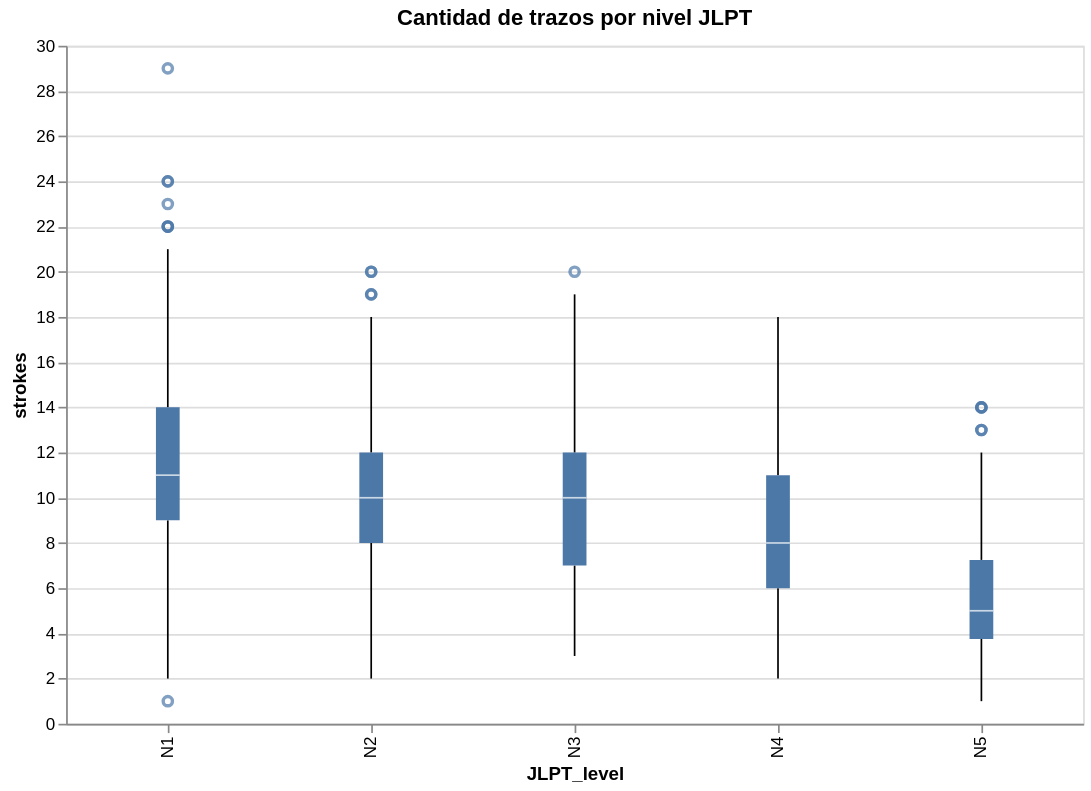

Notebook cell for this chart:
### Markdown cell above
---
## 7. Visualización 3 — Altair

**Pregunta:** *¿Los niveles más avanzados contienen kanjis más complejos?*

### Code cell
# Visualización 3 — Altair


# Tu código aquí

chart = alt.Chart(df).mark_boxplot().encode(
    x="JLPT_level:N",
    y="strokes:Q",
    tooltip=["JLPT_level","strokes"]
).properties(
    width=600,
    height=400,
    title="Cantidad de trazos por nivel JLPT"
)

chart

### Figure 1 — Vega-Lite specification as saved in the notebook (floating-point values rounded to 4 significant figures; data arrays with more than 128 entries replaced by an {"elided": "..."} marker saying what was removed)
{"config": {"view": {"continuousWidth": 300, "continuousHeight": 300}}, "data": {"name": "data-971e693e8115e64e29488cfece417a35"}, "mark": {"type": "boxplot"}, "encoding": {"tooltip": [{"field": "JLPT_level", "type": "nominal"}, {"field": "strokes", "type": "quantitative"}], "x": {"field": "JLPT_level", "type": "nominal"}, "y": {"field": "strokes", "type": "quantitative"}}, "height": 400, "title": "Cantidad de trazos por nivel JLPT", "width": 600, "$schema": "https://vega.github.io/schema/vega-lite/v5.20.1.json", "datasets": {"data-971e693e8115e64e29488cfece417a35": {"elided": "2381 records"}}}
